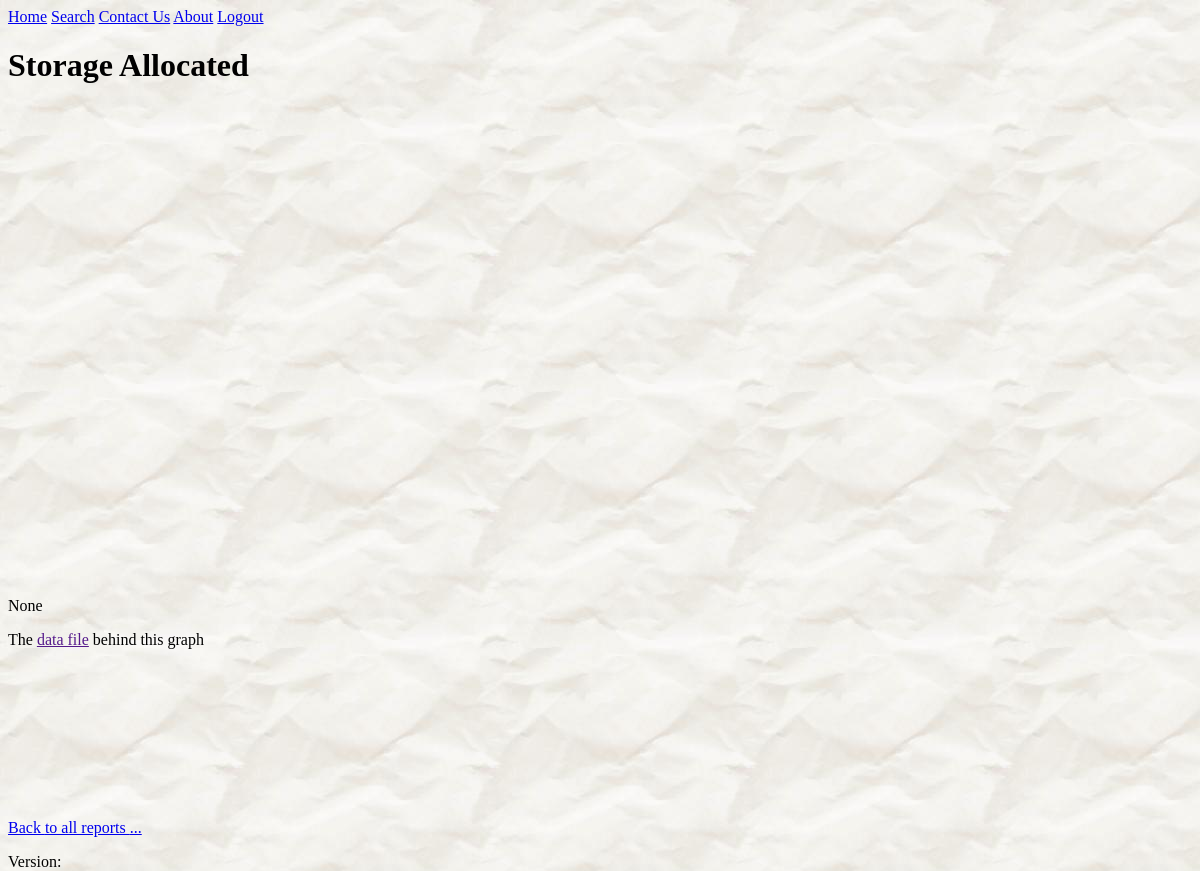
The page /reports/5/?set= (signed in) on the database as committed earlier.
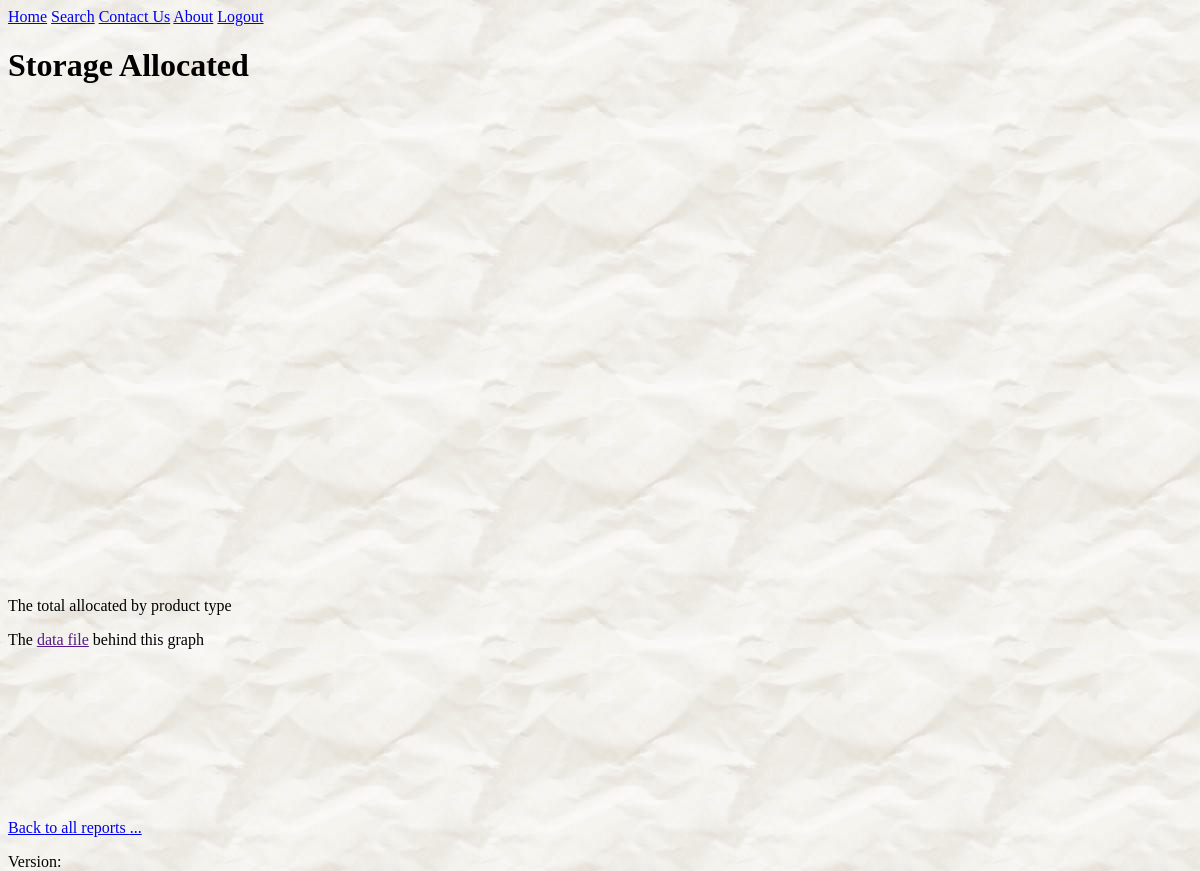
The same page on the database as committed later.
### reports/models.py (models this page shows, shortened)
class Report(models.Model):
    report_title = models.CharField(max_length=100)
    pub_date = models.DateTimeField('date published')
    d3_file_name = models.CharField(max_length=100, default='.js')
    description = models.TextField(blank=True, null=True)
    def was_published_recently(self):
        """
        :return: True if was published in the last day, False otherwise
        """
        now = timezone.now()
        return now - datetime.timedelta(days=1) <= self.pub_date <= now
    was_published_recently.admin_order_field = 'pub_date'
    was_published_recently.boolean = True
    was_published_recently.short_description = 'Published recently?'

### reports/views.py (the view)
# urls.py: url(r'^(?P<pk>[0-9]+)/$', views.DetailView.as_view(), name='detail'),
class DetailView(LoginRequiredMixin, generic.DetailView):
    login_url = LOGIN_URL
    model = Report
    template_name = 'reports/details.html'
    def get_queryset(self):
        return Report.objects.filter(pub_date__lte=timezone.now())
    def get_context_data(self, **kwargs):
        result = super().get_context_data(**kwargs)
        result['debug'] = settings.DEBUG
        result['set'] = self.request.GET.get('set', '')
        return result

### reports/templates/reports/details.html (shortened to what this page needs)
{% extends 'base.html' %}
{% block header_lines %}
    {% load static %}
    <link rel="stylesheet" type="text/css" href="//cdnjs.cloudflare.com/ajax/libs/nvd3/1.8.3/nv.d3.css"/>
{% endblock %}
{% block h1 %}{{ report.report_title }}{% endblock %}
{% block content %}
    <div id="chart">
        <svg></svg>
    </div>
    <p>{{ report.description }}</p>
    {% if debug %}
        <p>The <a id="a_data" href="">data file</a> behind this graph</p>
    {% endif %}
    <div id="extra" style="width: 95%">
        <svg></svg>
    </div>
    <a href="/reports/?set={{ set }}">Back {% if not set %}to all reports {% endif %}...</a>
{% endblock %}

Rows that differ between the two databases and show on the page:
changed Report "Storage Allocated": description "None" → "The total allocated by product type"
